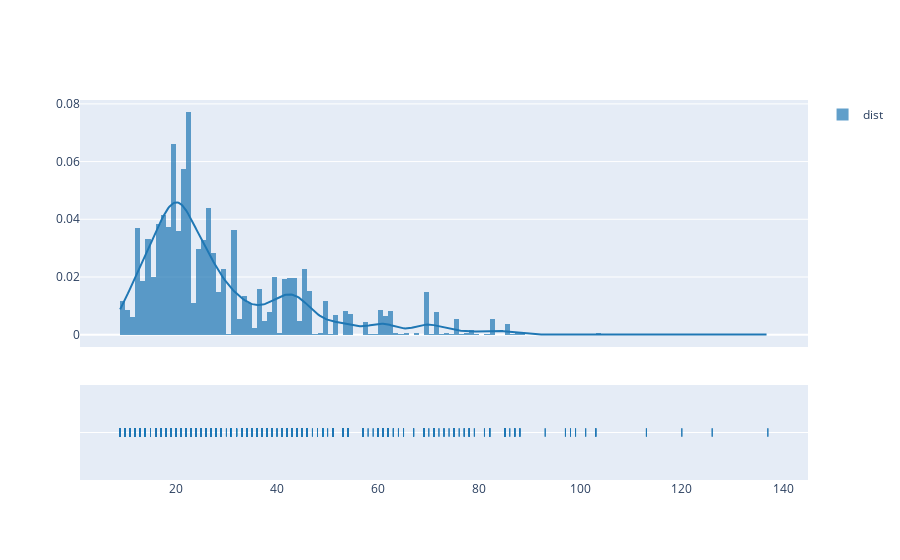

Write notebook code for a chart like this one.
### Code cell
fig = ff.create_distplot([df["Annual Income (k$)"]], ["dist"])
fig.show()

### Figure 1 — Plotly figure (JSON) as saved in the notebook; plotly's stock layout.template omitted (floating-point values rounded to 4 significant figures; data arrays with more than 128 entries replaced by an {"elided": "..."} marker saying what was removed)
{"data": [{"autobinx": false, "histnorm": "probability density", "legendgroup": "dist", "marker": {"color": "rgb(31, 119, 180)"}, "name": "dist", "opacity": 0.7, "type": "histogram", "x": {"elided": "8268 int values"}, "xaxis": "x", "xbins": {"end": 137, "size": 1, "start": 9}, "yaxis": "y"}, {"legendgroup": "dist", "marker": {"color": "rgb(31, 119, 180)"}, "mode": "lines", "name": "dist", "showlegend": false, "type": "scatter", "x": {"elided": "500 float values"}, "xaxis": "x", "y": {"elided": "500 float values"}, "yaxis": "y"}, {"legendgroup": "dist", "marker": {"color": "rgb(31, 119, 180)", "symbol": "line-ns-open"}, "mode": "markers", "name": "dist", "showlegend": false, "type": "scatter", "x": {"elided": "8268 int values"}, "xaxis": "x", "y": {"elided": "8268 str values"}, "yaxis": "y2"}], "layout": {"barmode": "overlay", "hovermode": "closest", "legend": {"traceorder": "reversed"}, "xaxis": {"anchor": "y2", "domain": [0, 1], "zeroline": false}, "yaxis": {"anchor": "free", "domain": [0.35, 1], "position": 0}, "yaxis2": {"anchor": "x", "domain": [0, 0.25], "dtick": 1, "showticklabels": false}}}
